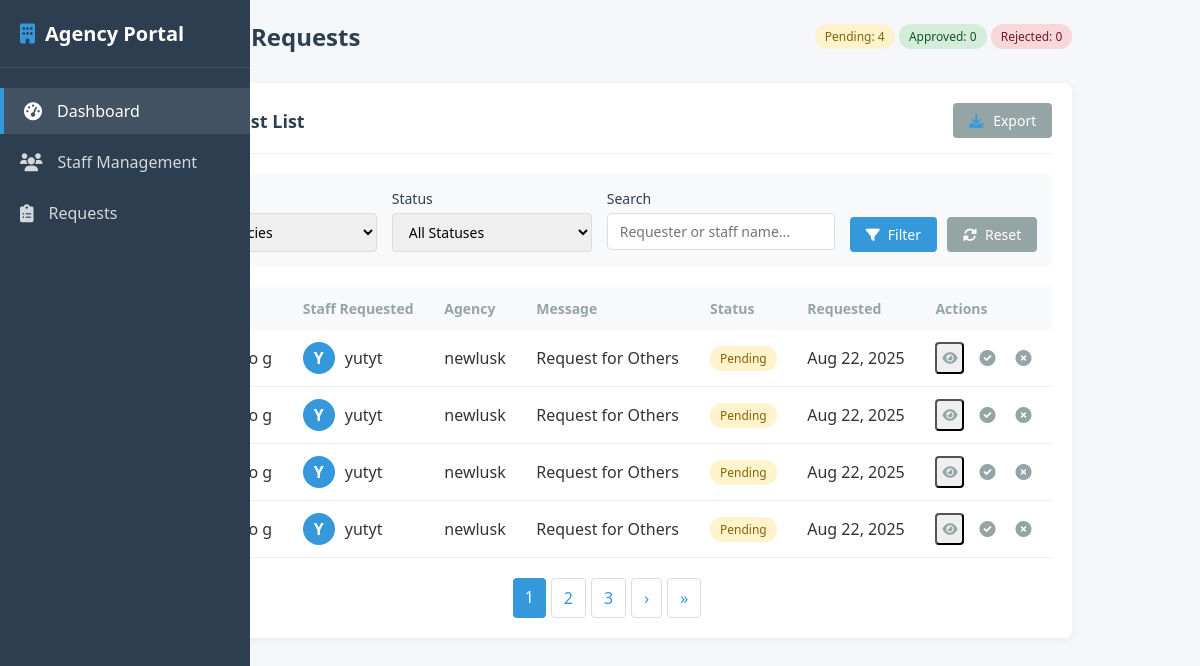
Page /requests/2/ (signed in) on the earlier database version.
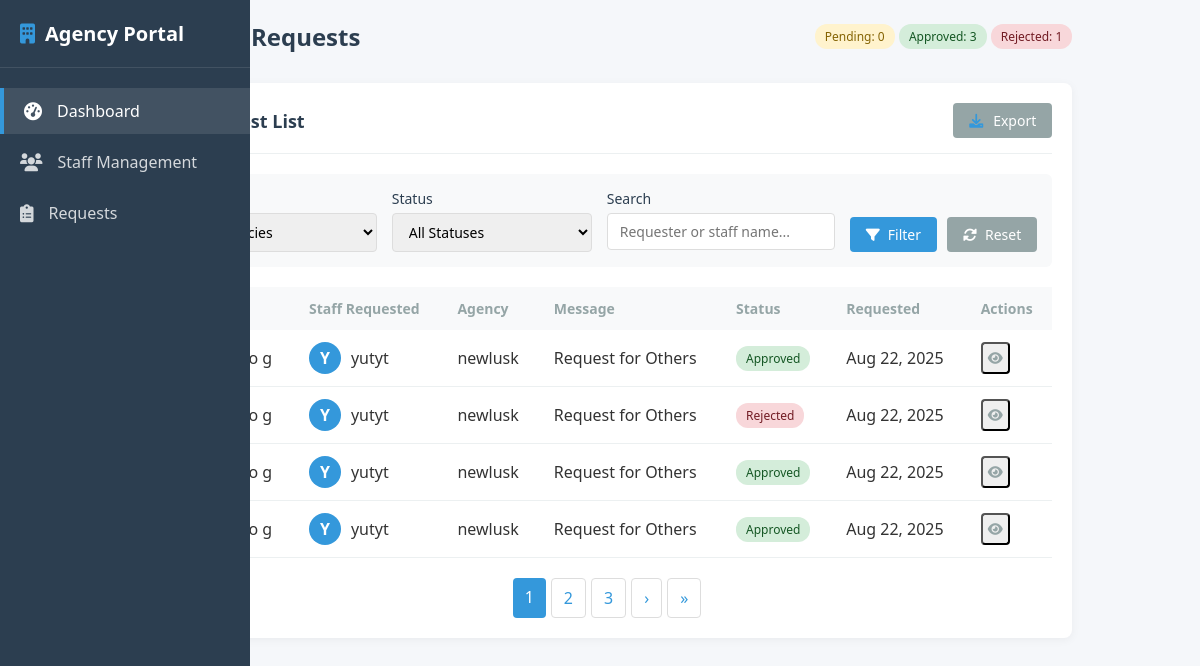
Same page on the later database version.
### services/models.py (models this page shows, shortened)
class StaffRequest(models.Model):
    REQUEST_STATUS = (
        ('Approved', 'Approved'),
        ('Rejected', 'Rejected'),
    )
    requester = models.ForeignKey(UserProfile, on_delete=models.CASCADE, related_name="staff_requests")
    agency = models.ForeignKey(Agency, on_delete=models.CASCADE, related_name="staff_requests")
    staff = models.ForeignKey(Staff, on_delete=models.CASCADE, related_name="requests")
    status = models.CharField(max_length=20, choices=REQUEST_STATUS, default='Pending')
    message = models.TextField(blank=True, null=True, help_text="Additional info from requester")
    created_at = models.DateTimeField(auto_now_add=True)
    updated_at = models.DateTimeField(auto_now=True)
    class Meta:
        verbose_name = "Staff Request"
        verbose_name_plural = "Staff Requests"
        ordering = ['-created_at']

class Staff(models.Model):
    SERVICE_TYPES = (
        ('Maid', 'Maid'),
        ('Driver', 'Driver'),
        ('Security Guard', 'Security Guard'),
        ('Gardener', 'Gardener'),
        ('Babysitter', 'Babysitter'),
        ('Others', 'Others'),
    )
    STAFF_STATUS = (
        ('Pending', 'Pending'),  #active for work
        ('Active', 'Active'),     #at a work
    )
    agency = models.ForeignKey(Agency, on_delete=models.CASCADE, related_name='agency')
    full_name = models.CharField(max_length=255, help_text="Full name or alias")
    photo = models.ImageField(upload_to='staff_photos/', blank=True, null=True)
    age = models.PositiveIntegerField()
    address = models.CharField(max_length=255, help_text="Residential or work area")
    service_type = models.CharField(max_length=50, choices=SERVICE_TYPES)
    skills_duties = models.TextField(help_text="Describe skills or duties")
    experience_years = models.PositiveIntegerField(default=0)
    languages = models.CharField(max_length=255, help_text="Comma-separated list of languages")
    availability = models.CharField(max_length=100, help_text="E.g. Mon–Fri, 8am–5pm")
    notes = models.TextField(blank=True, null=True)
    status = models.CharField(max_length=20, choices=STAFF_STATUS, default='Pending')
    contact_number = models.CharField(max_length=20)
    email = models.EmailField()
    created_at = models.DateTimeField(auto_now_add=True)
    updated_at = models.DateTimeField(auto_now=True)
    class Meta:
        verbose_name = "Staff Member"
        verbose_name_plural = "Staff Members"
        ordering = ['-created_at']

class Agency(models.Model):
    SERVICE_CATEGORIES = (
        ('Driver', 'Driver'),
        ('Maid', 'Maid'),
        ('Security Guard', 'Security Guard'),
        ('Garden Boy', 'Garden Boy'),
        ('Babysitter', 'Babysitter'),
        ('Others', 'Others'),
    )
    AGENCY_TYPES = (
        ('Maids', 'Maids'),
        ('Drivers', 'Drivers'),
        ('Security', 'Security'),
        ('Others', 'Others'),
    )
    AGENCY_STATUS = (
        ('Submitted', 'Submitted'),
        ('Approved', 'Approved'),
        ('Rejected', 'Rejected'),
        ('Suspended', 'Suspended'),
    )
    user = models.ForeignKey(User, on_delete=models.CASCADE, related_name='agencies')
    agency_name = models.CharField(max_length=255)
    agency_type = MultiSelectField(choices=AGENCY_TYPES, max_choices=3)
    owner_contact_person = models.CharField(max_length=255)
    contact_number = models.CharField(max_length=20)
    email = models.EmailField()
    office_address = models.TextField()
    service_categories = MultiSelectField(choices=SERVICE_CATEGORIES)
    years_in_operation = models.PositiveIntegerField()
    number_of_staff = models.PositiveIntegerField()
    verification_documents = models.FileField(upload_to='verification_docs/')
    preferred_service_area = models.CharField(max_length=255, help_text="Comma-separated regions (e.g. Lusaka, Ndola)")
    availability = models.CharField(max_length=100, help_text="e.g. Mon–Sat, 8am–6pm")
    short_description = models.TextField()
    consent_agreed = models.BooleanField(default=False)
    status = models.CharField(max_length=20, choices=AGENCY_STATUS, default='Submitted')
    created_at = models.DateTimeField(auto_now_add=True)
    updated_at = models.DateTimeField(auto_now=True)
    class Meta:
        verbose_name = "Agency"
        verbose_name_plural = "Agencies"
        ordering = ['-created_at']

### members/models.py (models this page shows, shortened)
class UserProfile(models.Model):
    id = models.AutoField(primary_key=True)
    userid = models.OneToOneField(User, on_delete=models.CASCADE)
    firstname = models.CharField(max_length=30)
    lastname = models.CharField(max_length=30)
    familyname = models.CharField(max_length=30)
    phonenumber = models.CharField(max_length=15)
    email = models.EmailField()
    password = models.CharField(max_length=255)
    status=models.IntegerField()

### services/views.py (the view)
# urls.py: path("requests/<int:agency_id>/", views.agency_requests_view, name="agency_request"),
def agency_requests_view(request, agency_id):
    agency = get_object_or_404(Agency, id=agency_id)
    if request.user != agency.user:
        messages.error(request, "[REQUEST] You are not allowed to view these requests.")
        return redirect("dashboard")
    requests_qs = StaffRequest.objects.filter(agency=agency).order_by("-created_at")
    stats = {
        "pending": requests_qs.filter(status="Pending").count(),
        "approved": requests_qs.filter(status="Approved").count(),
        "rejected": requests_qs.filter(status="Rejected").count(),
    }
    return render(
        request,
        "services/cust_requests.html",
        {"agency": agency, "requests": requests_qs, "stats": stats},
    )

### templates/services/cust_requests.html (shortened to what the changed rows need)
{% extends 'services/agencybase.html' %}
{% load static %}
{% block content %}
    <div class="container">
        <div class="header">
            <h1> Staff Requests</h1>
           <div>
                <span class="badge pending" id="pending-count">Pending: {{ stats.pending }}</span>
                <span class="badge approved" id="approved-count">Approved: {{ stats.approved }}</span>
                <span class="badge rejected" id="rejected-count">Rejected: {{ stats.rejected }}</span>
            </div>
        </div>
        <div class="section">
            <table class="staff-table" id="requests-table">
                <thead>
                    <tr>
                        <th>Requester</th>
                        <th>Staff Requested</th>
                        <th>Agency</th>
                        <th>Message</th>
                        <th>Status</th>
                        <th>Requested</th>
                        <th>Actions</th>
                    </tr>
                </thead>
                <tbody id="requests-tbody">
                    {% for req in requests %}
                    <tr data-agency="{{ req.agency.id }}" data-status="{{ req.status }}" data-search="{{ req.requester.firstname|lower }} {{ req.requester.lastname|lower }} {{ req.staff.full_name|lower }} {{ req.staff.service_type|lower }}">
                        <td>
                            <div class="staff-name">
                                <div class="thumb-initial">{{ req.requester.firstname|first|upper }}</div>
                                <span class="requester-name">{{ req.requester.firstname }} {{ req.requester.lastname }}</span>
                            </div>
                        </td>
                        <td>
                            <div class="staff-name">
                                <div class="thumb-initial">{{ req.staff.full_name|first|upper }}</div>
                                <span class="staff-name-text">{{ req.staff.full_name }}</span>
                            </div>
                        </td>
                        <td class="agency-name">{{ req.agency.agency_name }}</td>
                        <td class="request-message">Request for {{ req.staff.service_type }}</td>
                        <td>
                            <span class="badge {% if req.status == 'Pending' %}pending
                                            {% elif req.status == 'Approved' %}approved
                                            {% elif req.status == 'Rejected' %}rejected{% endif %}">
                                {{ req.status }}
                            </span>
                        </td>
                        <td class="request-date">{{ req.created_at|date:"M d, Y" }}</td>
                        <td>
                            <div class="actions">
                                <button class="action-btn view-details" title="View Details" data-id="{{ req.id }}">
                                    <i class="fas fa-eye"></i>
                                </button>
                                {% if req.status == "Pending" %}
                                <a href="{% url 'approve_request' req.id %}" class="action-btn" title="Approve">
                                    <i class="fas fa-check-circle"></i>
                                </a>
                                <a href="{% url 'reject_request' req.id %}" class="action-btn delete" title="Reject">
                                    <i class="fas fa-times-circle"></i>
                                </a>
                                {% endif %}
                            </div>
                        </td>
                    </tr>
                    {% empty %}
                    <tr id="no-results">
                        <td colspan="7" class="empty-state">
                            <i class="fas fa-inbox"></i> No requests yet
                        </td>
                    </tr>
                    {% endfor %}
                </tbody>
            </table>
        </div>
    </div>
{% endblock %}

Differences in the rows shown:
changed StaffRequest (number 1 of 4 on the later page): status "Pending" → "Approved"
changed StaffRequest: status "Pending" → "Rejected"
changed StaffRequest (number 3 of 4 on the later page): status "Pending" → "Approved"
changed StaffRequest (number 4 of 4 on the later page): status "Pending" → "Approved"
Other differences:
{{ stats.pending }}: "4" → "0"
{{ stats.approved }}: "0" → "3"
{{ stats.rejected }}: "0" → "1"
